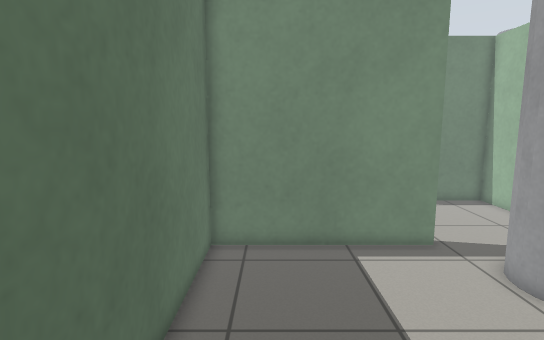
view 1 (above)

19 first-person views from a walk through a robot-simulator world made for Gazebo. The camera is 1.2 m above the floor, tilts 8° down and sees 80° across. The floor is counted in squares, 0.25 m on a side. Each view is taken from the middle of a square. On the plan, view 1 faces up. The plan holds only what a view shows up to about 20 squares ahead; the rest is blank. The place goes on beyond the plan.

view 2
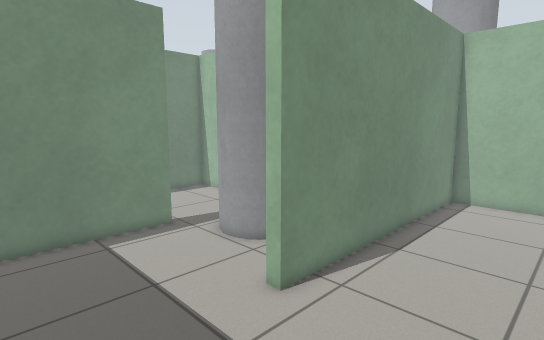

view 3
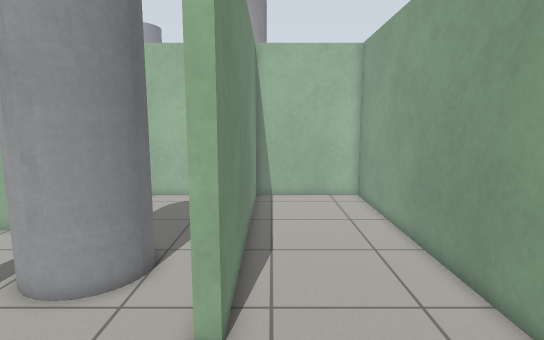

view 4
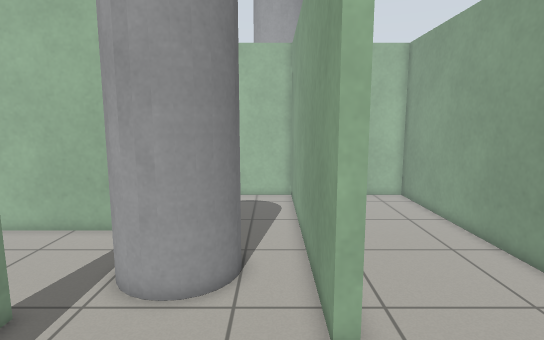

view 5
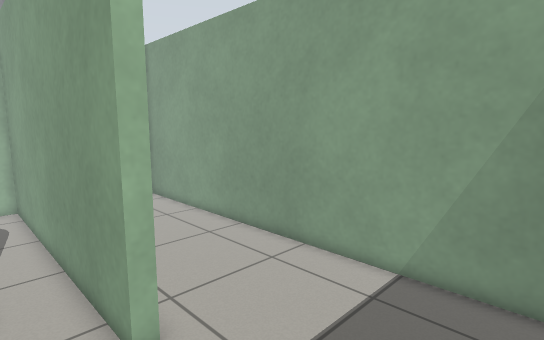

view 6
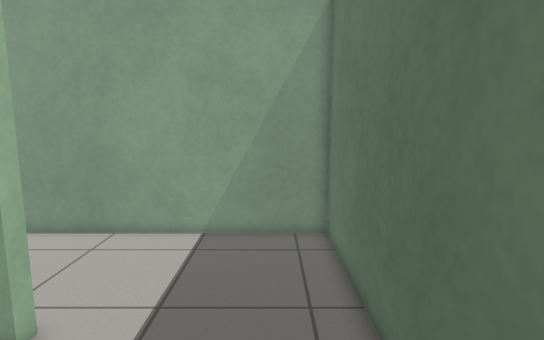

view 7
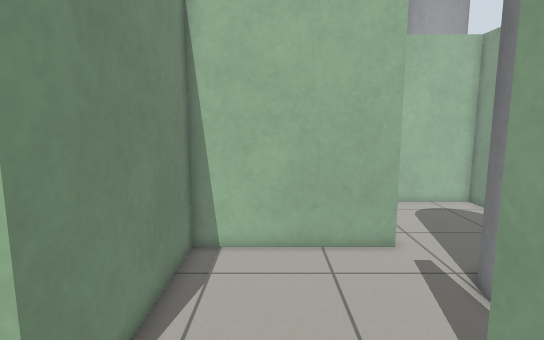

view 8
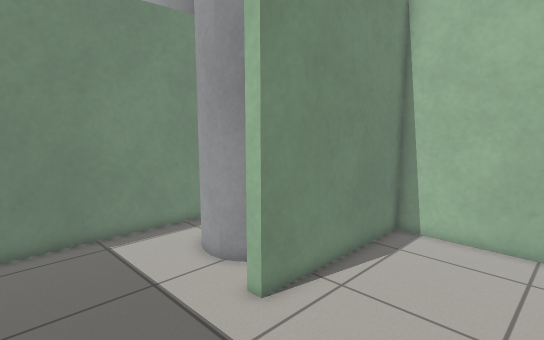

view 9
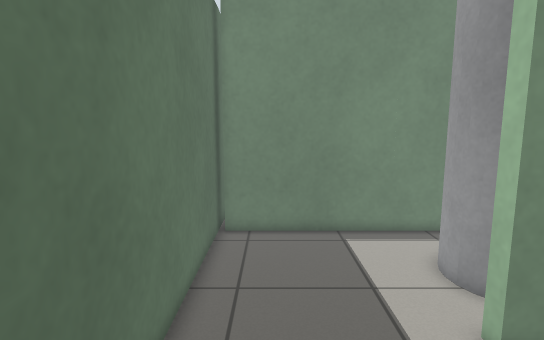

view 10
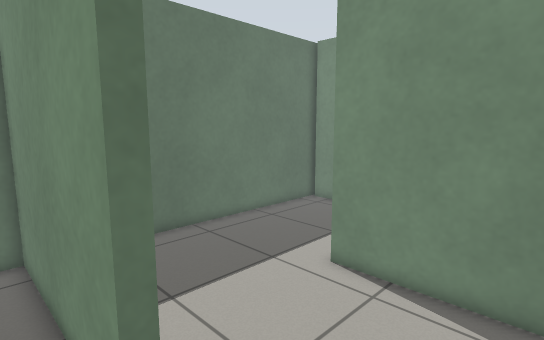

view 11
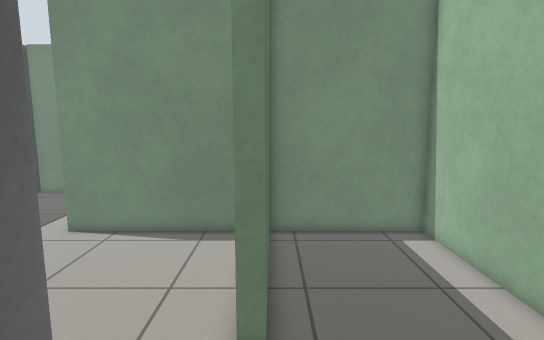

view 12
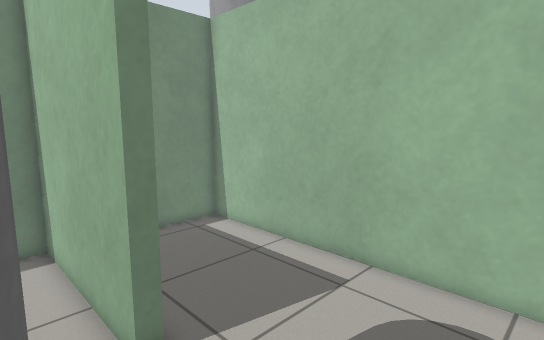

view 13
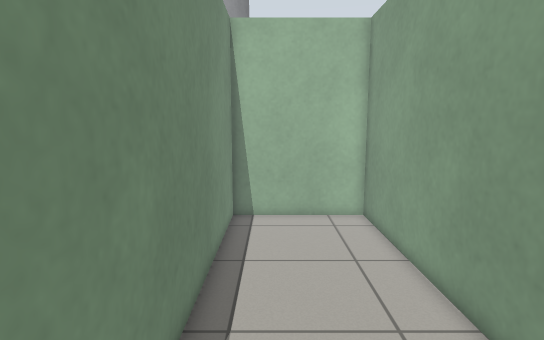

view 14
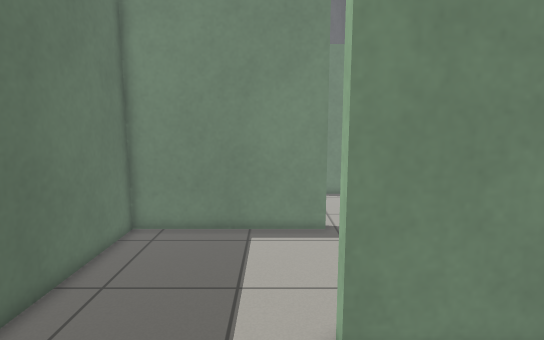

view 15
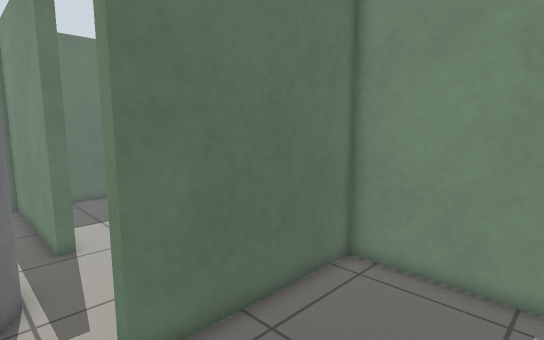

view 16
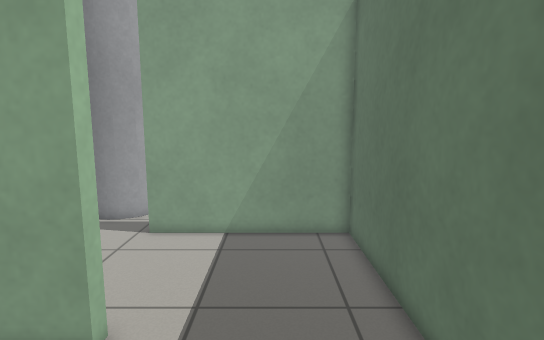

view 17
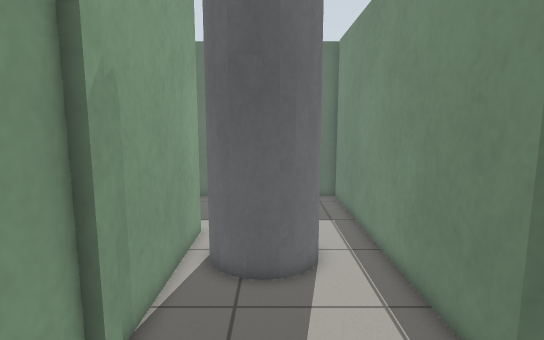

view 18
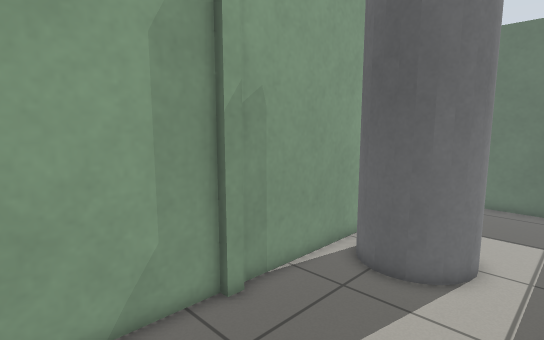

view 19
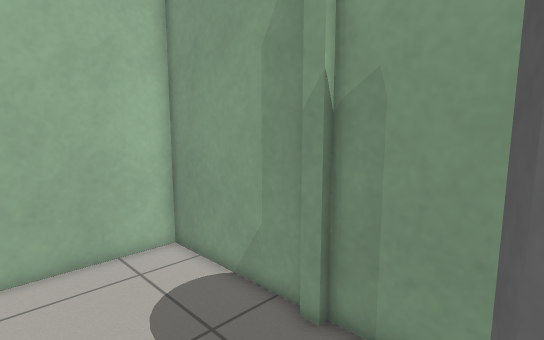

### Floor plan
Key: @ floor where view 1 was taken; # wall or solid block; . floor; C grey cylinder.
Columns run from 3 left of view 1 to 24 right of it. Each row starts with its distance up from view 1.
 28  #################    .
 27 ##..............     ..
 26 ##........CC....    ....#
 25 ##.......C CC....  .....#
 24 ##.......C  C...........#
 23 ##.......C  C...........# C
 22 ##.......C CC...........# CC
 21 ##......#################  C
 20 ##......#################
 19 ##..............##......#
 18 ##..............##......#
 17 ##..............##......#
 16 ##..............##......#
 15 ##..............##......#
 14  #..............##......#
 13  #########......##......#
 12 ##########......##......#
 11  #.........CCC..........#
 10  #........CC  C.........#
  9  #........C   C.........#
  8 ##.........C  C.........#
  7 ##.........CCC..........#
  6 ##......................#
  5 ##.......################
  4 ##.......################
  3 ##......................#
  2  #......................#
  1  #......................#
  0  #.@....................#
 -1  #......................#
 -2  #......................#
 -3  ########################

Positions as (right, up) in squares from view 1, and headings:
1: (0, 0), facing up
2: (-1, -2), facing up-right
3: (-1, 3), facing right
4: (-1, 6), facing right
5: (-1, 7), facing down-right
6: (0, 11), facing down
7: (1, 17), facing right
8: (-1, 14), facing up-right
9: (0, 14), facing up
10: (11, 11), facing up-left
11: (14, 6), facing up
12: (11, 6), facing up-right
13: (4, 2), facing right
14: (4, -2), facing up
15: (20, 10), facing up-left
16: (1, 27), facing down
17: (19, 24), facing left
18: (19, 28), facing down-left
19: (9, 27), facing down-right
